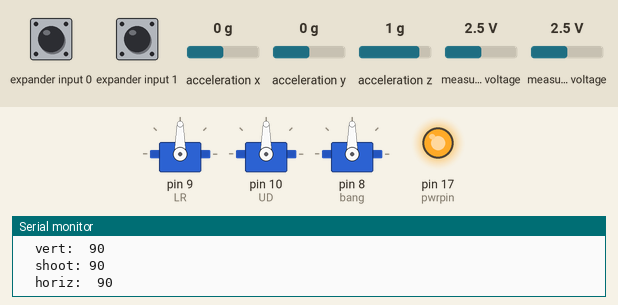
Recording of a sketch running on a simulated Arduino Uno, built with avr-gcc and run on an emulated ATmega328P. Shown: 3 × servo, output pins drawn as LEDs (lit = HIGH), the last lines printed to the serial monitor. Wiring (inferred from the names in the program): Wii Nunchuk at I2C address 0x52. The inputs (shaded band) are chosen by the test bench; at power-on: measured voltage 2.5 V, expander input 0 HIGH, expander input 1 HIGH, acceleration x 0 g, acceleration y 0 g, acceleration z 1 g.

Above: at 1.4 s.
1.5 s: measured voltage (sensor 200) set to 0.1 V
At 2.3 s:
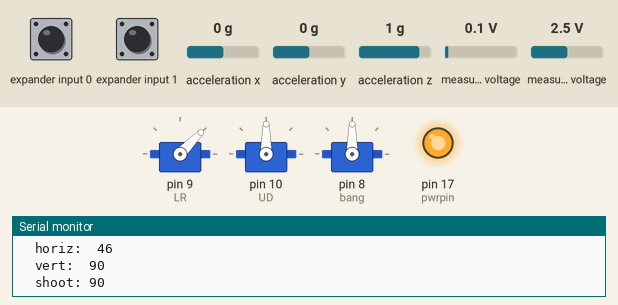
3.0 s: measured voltage (sensor 201) set to 0.1 V
At 3.4 s:
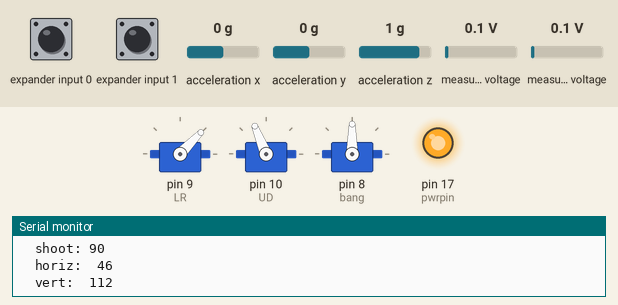
4.5 s: expander input 0 pulled LOW for 0.15 s
At 4.6 s:
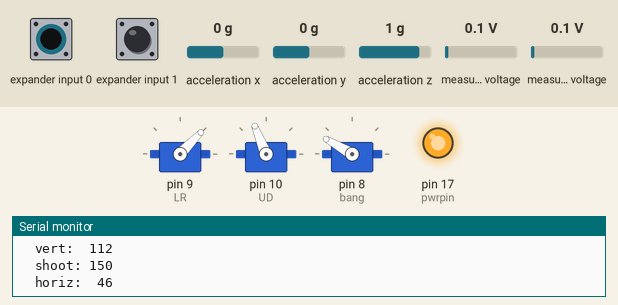
6.1 s: expander input 1 pulled LOW for 0.15 s
At 6.2 s:
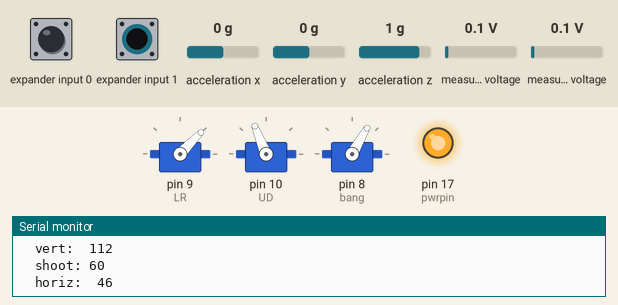
7.7 s: measured voltage (sensor 200) set to 1.2 V
At 8.9 s:
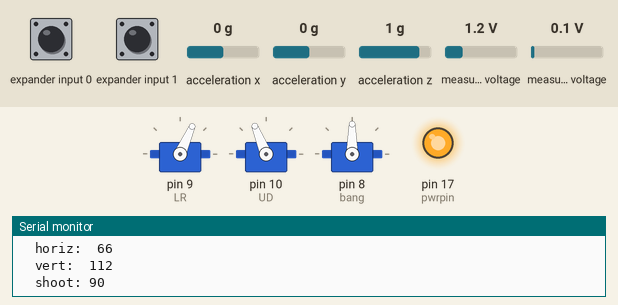
9.2 s: measured voltage (sensor 201) set to 3.8 V
At 10.1 s:
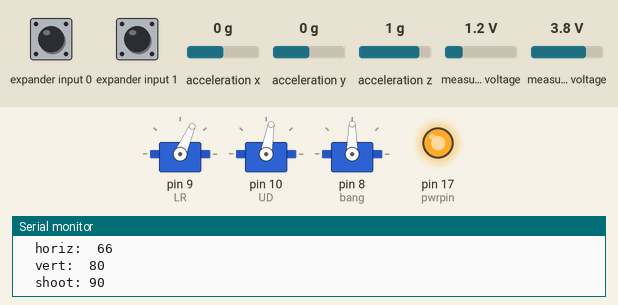
Timing chart, 0 to 11.7 s (numbered marks = the images above; inputs shaded):
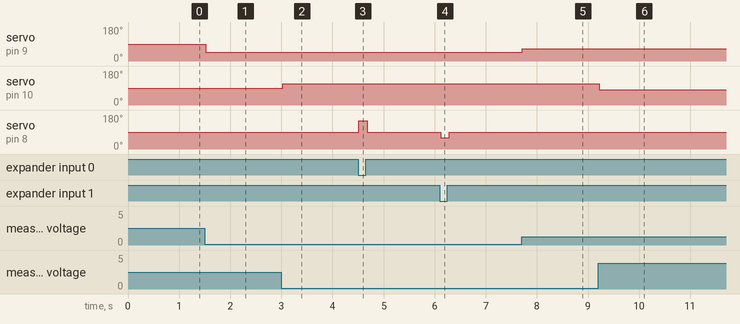

Measured:
- after the input at 1.5 s, servo on pin 9 (LR): 90° → 46° at once
- after the input at 3.0 s, servo on pin 10 (UD): 90° → 112° at once
- after the input at 4.5 s, servo on pin 8 (bang): 90° → 150° at once, → 90° 0.16 s later
- after the input at 6.1 s, servo on pin 8 (bang): 90° → 60° at once, → 90° 0.16 s later
- after the input at 7.7 s, servo on pin 9 (LR): 46° → 66° at once
- after the input at 9.2 s, servo on pin 10 (UD): 112° → 80° at once

The sketch:

rubberband_turret_uno.ino
```cpp
#include <Servo.h>
#include <Wire.h>
#include "nunchuck_funcs.h"

int loopCnt = 0;

Servo LR; //servo for Left-Right movement
Servo UD; //servo for Up-Down movement
Servo bang; //servo for shooting rubber bands

byte accX, accY, joyX, joyY, zbut, cbut;

void setup() {
  LR.attach(9);
  UD.attach(10);
  bang.attach(8);

  Serial.begin(19200);
  nunchuck_setpowerpins();
  nunchuck_init();
  Serial.print("WiiChuck: Let's Do This!!!\n");
  delay(100);
}

void loop() {
  if(loopCnt > 200) {
    loopCnt = 0;

    nunchuck_get_data();

    zbut = nunchuck_zbutton();
    cbut = nunchuck_cbutton();
    joyX = nunchuck_joyx();
    joyY = nunchuck_joyy();
    accX = nunchuck_accelx();
    accY = nunchuck_accely();


    /**
    *  RIGHT & LEFT
    **/
    int horiz = map(joyX, 23, 230, 50, 130); // JoyStick
    //int horiz = map(accX, 23, 230, 30, 150);  // Accel
    if (abs(horiz - 90) <= 2) {
      horiz = 90;
    }
    else if (horiz > 90) {
      horiz -= 2;
    }
    else if (horiz < 90) {
      horiz += 2;
    }
    Serial.print("\thoriz:  "); Serial.println(horiz,DEC);
    LR.write(horiz);


    /**
    * UP & DOWN
    **/
    int vert = map(joyY, 28, 231, 110, 70); //makes it so there is a small area in the middle where the joystick won't actuate anything (Y direction)
    if (abs(vert - 90) <= 2) {
      vert = 90;
    }
    else if (vert > 90) {
      vert -= 2;
    }
    else if (vert < 90) {
      vert += 2;
    }
    Serial.print("\tvert:  "); Serial.println(vert,DEC);
    UD.write(vert);

    /**
    * SHOOT
    **/
    int shoot = 90; //creates shooting servo value

    if ((zbut == 0) && (cbut != 0)) {
      shoot = 60;
    }

    if ((cbut == 0) && (zbut != 0)) {
       shoot = 150;
    }
    Serial.print("\tshoot: "); Serial.println(shoot,DEC);
    bang.write(shoot);
  }
  loopCnt++;
}
```

nunchuck_funcs.h
```cpp
/*
 * Nunchuck functions  -- Talk to a Wii Nunchuck
 *
 * This library is from the Bionic Arduino course :
 *                          http://todbot.com/blog/bionicarduino/
 *
 * 2007-11 Tod E. Kurt, http://todbot.com/blog/
 *
 * The Wii Nunchuck reading code originally from Windmeadow Labs
 *   http://www.windmeadow.com/node/42
 */

#if (ARDUINO >= 100)
#include <Arduino.h>
#else
#include <WProgram.h>
//#define Wire.write(x) Wire.send(x)
//#define Wire.read() Wire.receive()
#endif


static uint8_t nunchuck_buf[6];   // array to store nunchuck data,

// Uses port C (analog in) pins as power & ground for Nunchuck
static void nunchuck_setpowerpins()
{
#define pwrpin PORTC3
#define gndpin PORTC2
   DDRC |= _BV(pwrpin) | _BV(gndpin);
   PORTC &=~ _BV(gndpin);
   PORTC |=  _BV(pwrpin);
   delay(100);  // wait for things to stabilize
}

// initialize the I2C system, join the I2C bus,
// and tell the nunchuck we're talking to it
static void nunchuck_init()
{
    Wire.begin();                // join i2c bus as master
    Wire.beginTransmission(0x52);// transmit to device 0x52
#if (ARDUINO >= 100)
    Wire.write((uint8_t)0x40);// sends memory address
    Wire.write((uint8_t)0x00);// sends sent a zero.
#else
    Wire.send((uint8_t)0x40);// sends memory address
    Wire.send((uint8_t)0x00);// sends sent a zero.
#endif
    Wire.endTransmission();// stop transmitting
}

// Send a request for data to the nunchuck
// was "send_zero()"
static void nunchuck_send_request()
{
    Wire.beginTransmission(0x52);// transmit to device 0x52
#if (ARDUINO >= 100)
    Wire.write((uint8_t)0x00);// sends one byte
#else
    Wire.send((uint8_t)0x00);// sends one byte
#endif
    Wire.endTransmission();// stop transmitting
}

// Encode data to format that most wiimote drivers except
// only needed if you use one of the regular wiimote drivers
static char nunchuk_decode_byte (char x)
{
    x = (x ^ 0x17) + 0x17;
    return x;
}

// Receive data back from the nunchuck,
// returns 1 on successful read. returns 0 on failure
static int nunchuck_get_data()
{
    int cnt=0;
    Wire.requestFrom (0x52, 6);// request data from nunchuck
    while (Wire.available ()) {
        // receive byte as an integer
#if (ARDUINO >= 100)
        nunchuck_buf[cnt] = nunchuk_decode_byte( Wire.read() );
#else
        nunchuck_buf[cnt] = nunchuk_decode_byte( Wire.receive() );
#endif
        cnt++;
    }
    nunchuck_send_request();  // send request for next data payload
    // If we recieved the 6 bytes, then go print them
    if (cnt >= 5) {
        return 1;   // success
    }
    return 0; //failure
}

// Print the input data we have recieved
// accel data is 10 bits long
// so we read 8 bits, then we have to add
// on the last 2 bits.  That is why I
// multiply them by 2 * 2
static void nunchuck_print_data()
{
    static int i=0;
    int joy_x_axis = nunchuck_buf[0];
    int joy_y_axis = nunchuck_buf[1];
    int accel_x_axis = nunchuck_buf[2]; // * 2 * 2;
    int accel_y_axis = nunchuck_buf[3]; // * 2 * 2;
    int accel_z_axis = nunchuck_buf[4]; // * 2 * 2;

    int z_button = 0;
    int c_button = 0;

    // byte nunchuck_buf[5] contains bits for z and c buttons
    // it also contains the least significant bits for the accelerometer data
    // so we have to check each bit of byte outbuf[5]
    if ((nunchuck_buf[5] >> 0) & 1)
        z_button = 1;
    if ((nunchuck_buf[5] >> 1) & 1)
        c_button = 1;

    if ((nunchuck_buf[5] >> 2) & 1)
        accel_x_axis += 1;
    if ((nunchuck_buf[5] >> 3) & 1)
        accel_x_axis += 2;

    if ((nunchuck_buf[5] >> 4) & 1)
        accel_y_axis += 1;
    if ((nunchuck_buf[5] >> 5) & 1)
        accel_y_axis += 2;

    if ((nunchuck_buf[5] >> 6) & 1)
        accel_z_axis += 1;
    if ((nunchuck_buf[5] >> 7) & 1)
        accel_z_axis += 2;

    Serial.print(i,DEC);
    Serial.print("\t");

    Serial.print("joy:");
    Serial.print(joy_x_axis,DEC);
    Serial.print(",");
    Serial.print(joy_y_axis, DEC);
    Serial.print("  \t");

    Serial.print("acc:");
    Serial.print(accel_x_axis, DEC);
    Serial.print(",");
    Serial.print(accel_y_axis, DEC);
    Serial.print(",");
    Serial.print(accel_z_axis, DEC);
    Serial.print("\t");

    Serial.print("but:");
    Serial.print(z_button, DEC);
    Serial.print(",");
    Serial.print(c_button, DEC);

    Serial.print("\r\n");  // newline
    i++;
}

// returns zbutton state: 1=pressed, 0=notpressed
static int nunchuck_zbutton()
{
    return ((nunchuck_buf[5] >> 0) & 1) ? 0 : 1;  // voodoo
}

// returns zbutton state: 1=pressed, 0=notpressed
static int nunchuck_cbutton()
{
    return ((nunchuck_buf[5] >> 1) & 1) ? 0 : 1;  // voodoo
}

// returns value of x-axis joystick
static int nunchuck_joyx()
{
    return nunchuck_buf[0];
}

// returns value of y-axis joystick
static int nunchuck_joyy()
{
    return nunchuck_buf[1];
}

// returns value of x-axis accelerometer
static int nunchuck_accelx()
{
    return nunchuck_buf[2];   // FIXME: this leaves out 2-bits of the data
}

// returns value of y-axis accelerometer
static int nunchuck_accely()
{
    return nunchuck_buf[3];   // FIXME: this leaves out 2-bits of the data
}

// returns value of z-axis accelerometer
static int nunchuck_accelz()
{
    return nunchuck_buf[4];   // FIXME: this leaves out 2-bits of the data
}
```
